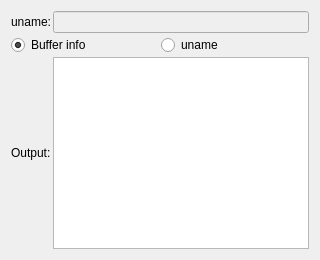
             <widget class="QWidget" name="tab_OS_Info">
              <attribute name="title">
               <string>Info</string>
              </attribute>
              <layout class="QGridLayout" name="gridLayout_13">
               <property name="spacing">
                <number>2</number>
               </property>
               <item row="0" column="0">
                <widget class="QLabel" name="label_17">
                 <property name="text">
                  <string>uname:</string>
                 </property>
                </widget>
               </item>
               <item row="0" column="1">
                <widget class="QLineEdit" name="edit_OS_UName">
                 <property name="enabled">
                  <bool>false</bool>
                 </property>
                 <property name="readOnly">
                  <bool>false</bool>
                 </property>
                </widget>
               </item>
               <item row="1" column="0" colspan="2">
                <layout class="QHBoxLayout" name="horizontalLayout_10">
                 <property name="spacing">
                  <number>2</number>
                 </property>
                 <item>
                  <widget class="QRadioButton" name="radio_OS_Buffer_Info">
                   <property name="text">
                    <string>Buffer info</string>
                   </property>
                   <property name="checked">
                    <bool>true</bool>
                   </property>
                  </widget>
                 </item>
                 <item>
                  <widget class="QRadioButton" name="radio_OS_uname">
                   <property name="text">
                    <string>uname</string>
                   </property>
                  </widget>
                 </item>
                </layout>
               </item>
               <item row="2" column="0">
                <widget class="QLabel" name="label_18">
                 <property name="text">
                  <string>Output:</string>
                 </property>
                </widget>
               </item>
               <item row="2" column="1">
                <widget class="QPlainTextEdit" name="edit_OS_Info_Output">
                 <property name="undoRedoEnabled">
                  <bool>false</bool>
                 </property>
                 <property name="readOnly">
                  <bool>true</bool>
                 </property>
                </widget>
               </item>
              </layout>
             </widget>
